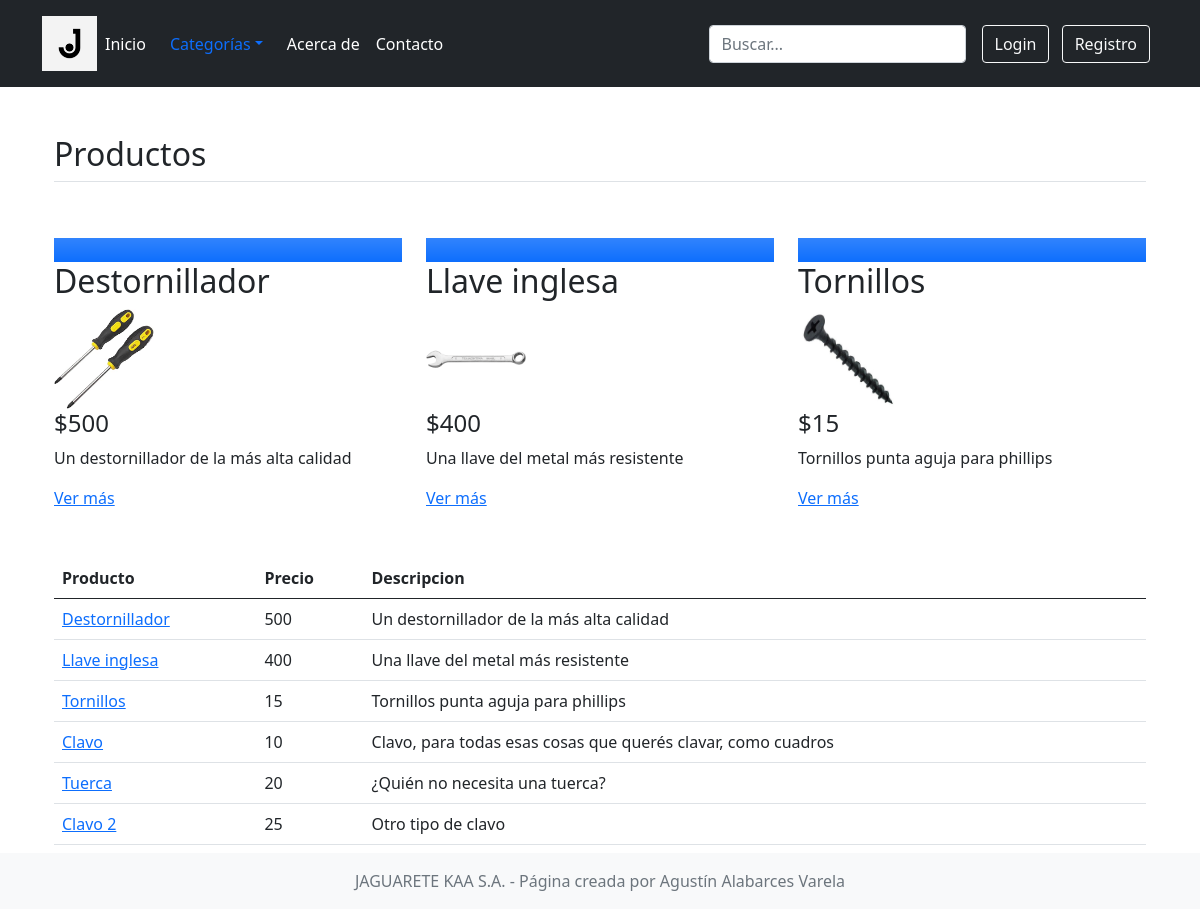
Before: / with the older database file.
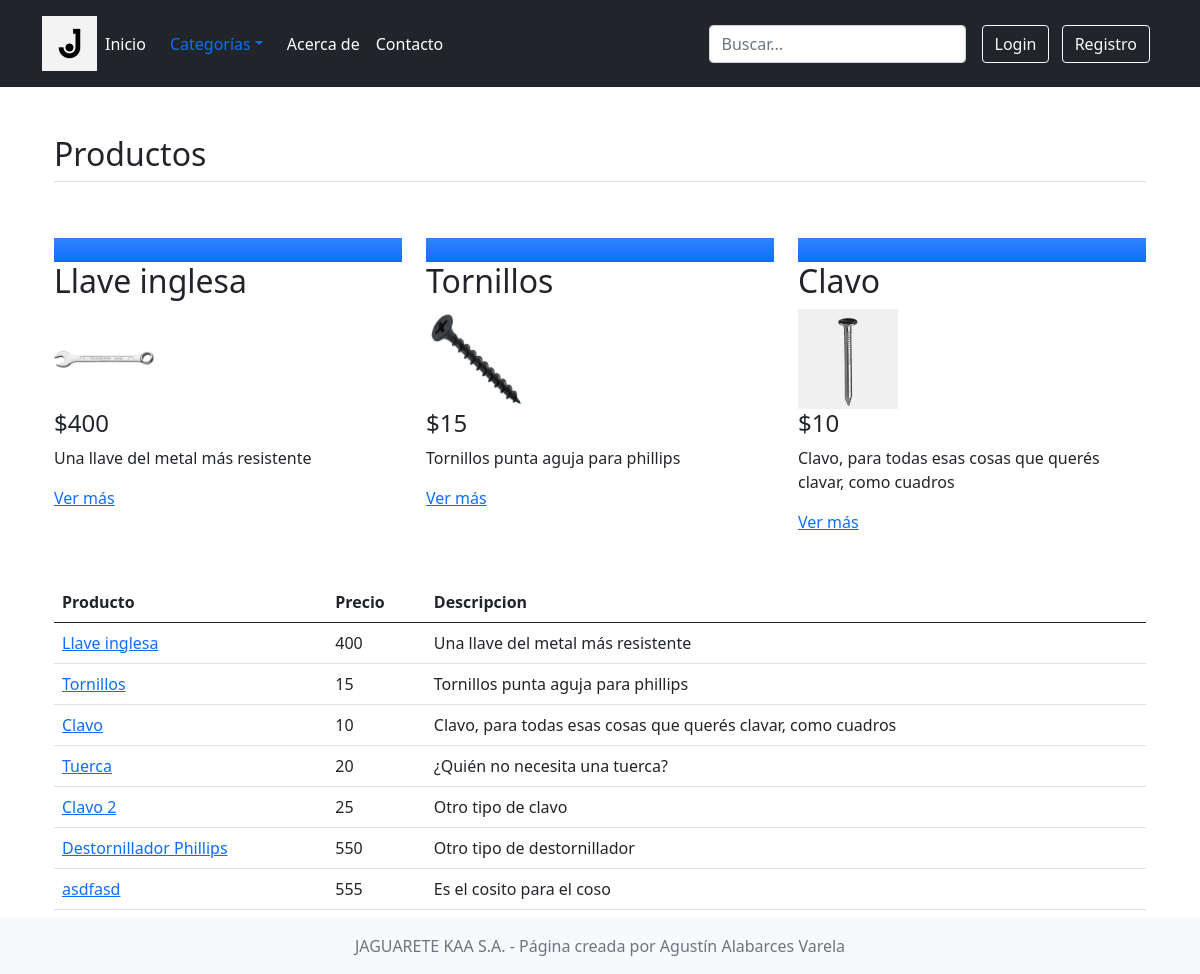
After: the same page with the newer database file.
### sitio/models.py (models this page shows)
class Producto(models.Model):
    nombre = models.CharField(max_length=200, null=False)
    precio = models.IntegerField(null=False)
    categoria = models.ForeignKey(Categoria, on_delete=models.CASCADE, related_name="categoria")
    imagen = models.FileField(upload_to='imagenes/')
    descripcion = models.CharField(max_length=500)
    fecha_publicacion = models.DateField(null=False, default=timezone.now())
    def __str__(self):
        return f"{self.nombre}"

### sitio/views.py (the view)
# urls.py: path('', views.index, name="index"),
def index(request):
    lista_orden = Producto.objects.order_by('fecha_publicacion')[:3]
    lista2_orden = Producto.objects.order_by('fecha_publicacion')[:10]
    listafin = list(set(lista_orden).difference(lista2_orden))
    return render(request, 'sitio/index.html', {
        "lista_productos": Producto.objects.all(),
        "lista_categorias": Categoria.objects.all(),
        "lista_orden": lista_orden,
        "listafin": lista2_orden
    })

### sitio/models.py (called while the page is built)
    def __str__(self):
        return f"{self.descripcion}"

### sitio/templates/sitio/index.html (shortened to what this page needs)
{% extends "sitio/layout.html" %}
{% block body %}
<div class="container px-4 py-5" id="featured-3">
    {% if 'filtro_categorias' in request.path %}
    <h2 class="pb-2 border-bottom">{{ categoria_seleccionada }}</h2>
    {% else %}
    <h2 class="pb-2 border-bottom">Productos</h2>
    {% endif %}
    <div class="row g-4 py-5 row-cols-1 row-cols-lg-3">
        {% for un_producto in lista_orden %}
        <div class="feature col">
            <div class="feature-icon bg-primary bg-gradient">
            </div>
            <h2>{{ un_producto }}</h2>
            <img src="{{ media_url }}{{ un_producto.imagen.url }}" alt="{{ un_producto.imagen.name }}" height="100em" width="100em">
            <h4>${{ un_producto.precio }}</h4>
            <p>{{ un_producto.descripcion }}</p>
            <a href="{% url 'sitio:producto' un_producto.id %}" class="icon-link">Ver más</a>
        </div>
        {% endfor %}
    </div>
    <div>
        <table class="table">
            <thead>
                <tr>
                    <th scope="col">Producto</th>
                    <th scope="col">Precio</th>
                    <th scope="col">Descripcion</th>
                </tr>
            </thead>
            <tbody>
                {% for un_producto in listafin %}
                <tr>
                    <td><a href="{% url 'sitio:producto' un_producto.id %}" class="icon-link">{{un_producto.nombre}}</a></td>
                    <td>{{un_producto.precio}}</td>
                    <td>{{un_producto.descripcion}}</td>
                </tr>
                {% endfor %}
            </tbody>
        </table>
    </div>
</div>
{% endblock %}

### sitio/templates/sitio/layout.html (shortened to what this page needs)
{% load static %}
<!DOCTYPE html>
<html lang="es">
    <head>
        <link rel="stylesheet" href="{% static 'style.css' %}">
        <link href="https://cdn.jsdelivr.net/npm/bootstrap@5.0.2/dist/css/bootstrap.min.css" rel="stylesheet">
    </head>
    <body>
        <header class="p-3 bg-dark text-white">
            <div class="container">
              <div class="d-flex flex-wrap align-items-center justify-content-center justify-content-lg-start">
                <a href="/" class="d-flex align-items-center mb-2 mb-lg-0 text-white text-decoration-none">
                  <img src="{% static 'j-icon-21.jpg' %}" width="55" height="55">
                </a>
                <ul class="nav col-12 col-lg-auto me-lg-auto mb-2 justify-content-center mb-md-0">
                    <li><a href="{% url 'sitio:index' %}" class="nav-link px-2 text-white">Inicio</a></li>
                    <li><a class="nav-link dropdown-toggle" href="#" id="dropdown01" data-bs-toggle="dropdown" aria-expanded="false">Categorías</a>
                    </li>
                    <li><a href="{% url 'sitio:acercade' %}" class="nav-link px-2 text-white">Acerca de</a></li>
                    <li><a href="{% url 'sitio:contacto' %}" class="nav-link px-2 text-white">Contacto</a></li>
                </ul>
                <form class="col-12 col-lg-auto mb-3 mb-lg-0 me-lg-3"action="{% url 'search:searchposts' %}" method="GET" value="{{request.GET.q}}">
                    <input type="search" class="form-control form-control-dark" name="q" placeholder="Buscar..." aria-label="Search" value="{{request.GET.q}}"/>
                </form>
                <div class="text-end" id="bloque_login">
                    {% if user.is_authenticated%}
                        Estas conectado como: {{ user.get_username }} <a role="button" class="btn btn-outline-light me-2" href="{% url 'logout' %}?next={{request.path}}">Salir</a>
                        {% if not request.user.is_staff %}
                        <a role="button" class="btn btn-outline-light me-2" href="{% url 'carrito:carrito' %}">Carrito</a>
                    {% endif %}
                    {% else %}
                    <a role="button" class="btn btn-outline-light me-2" href="{% url 'login' %}?next={{request.path}}">Login</a>
                    <a role="button" class="btn btn-outline-light me-2" href="{% url 'sitio:registro' %}?next={{request.path}}">Registro</a>
                    {% endif %}
                </div>
              </div>
            </div>
          </header>
        {% block body %}
        {% endblock %}
        <footer class="footer mt-auto py-3 bg-light">
            <div class="container">
                <span class="text-muted">JAGUARETE KAA S.A. - Página creada por Agustín Alabarces Varela</span>
            </div>
        </footer>
    </body>
</html>

### sitio/static/style.css (style rules this page uses)
.footer { position: fixed; bottom:0; width:100%; text-align: center; }

Changed rows visible on the page:
removed Producto: nombre "Destornillador", imagen (picture), precio "500", descripcion "Un destornillador de la más alta calidad"
now on one of the page's lists (row unchanged): Producto: nombre "Clavo", precio "10", descripcion "Clavo, para todas esas cosas que querés clavar, como cuadros"
added Producto: nombre "Destornillador Phillips", precio "550", descripcion "Otro tipo de destornillador"
added Producto: nombre "asdfasd", precio "555", descripcion "Es el cosito para el coso"
